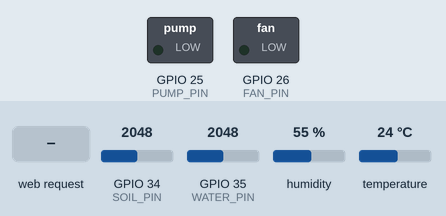
Recording of a sketch running on a simulated ESP32. Shown: switched loads named in the sketch (green lamp = pin HIGH). The test bench sets the inputs (shaded band); at power-on: GPIO 34 (SOIL_PIN) = 2048, GPIO 35 (WATER_PIN) = 2048, humidity 55 %, temperature 24 °C. What the sketch prints to the serial monitor is not drawn.

Above: at 1.2 s.
1.3 s: HTTP request GET /togglepump received
At 2.3 s:
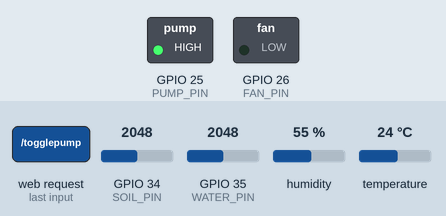
2.8 s: HTTP request GET /togglefan received
At 3.8 s:
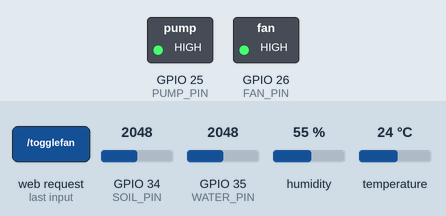
4.3 s: HTTP request GET /togglepump received
At 4.6 s:
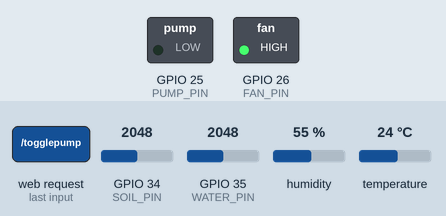
Timing chart, 0 to 7.3 s (numbered marks = the images above; inputs shaded):
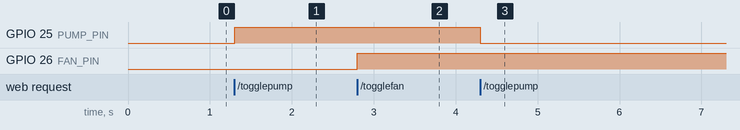

The sketch:

EcoGrow.ino
```cpp
#include <WiFi.h>
#include <WebServer.h>
#include <DHT.h>

// --- Pin Definitions ---
#define PUMP_PIN 25
#define FAN_PIN 26
#define DHTPIN 27
#define SOIL_PIN 34
#define WATER_PIN 35

#define DHTTYPE DHT11
DHT dht(DHTPIN, DHTTYPE);

WebServer server(80);

// --- Network Settings ---
const char* ssid = "EcoGrow";
const char* password = "password123";

IPAddress local_IP(192, 168, 100, 1);
IPAddress gateway(192, 168, 100, 1);
IPAddress subnet(255, 255, 255, 0);

// --- State Variables & Caching ---
bool pumpState = false;
bool fanState = false;

float lastGoodTemp = 0.0;
float lastGoodHum = 0.0;

// --- HTML & CSS Dashboard ---
const char index_html[] PROGMEM = R"rawliteral(
<!DOCTYPE html>
<html>
<head>
  <meta name="viewport" content="width=device-width, initial-scale=1">
  <title>EcoGrow Dashboard</title>
  <style>
    body { font-family: 'Segoe UI', Tahoma, Geneva, Verdana, sans-serif; background-color: #f4f7f6; margin: 0; padding: 20px; color: #333; }
    h2 { text-align: center; color: #2c3e50; font-size: 28px; }
    .grid { display: grid; grid-template-columns: repeat(auto-fit, minmax(250px, 1fr)); gap: 20px; max-width: 900px; margin: 0 auto; }
    .card { background: white; padding: 20px; border-radius: 12px; box-shadow: 0 4px 6px rgba(0,0,0,0.05); text-align: center; }
    .value { font-size: 32px; font-weight: bold; color: #27ae60; margin: 10px 0; }
    .label { color: #7f8c8d; font-size: 14px; text-transform: uppercase; letter-spacing: 1px; }
    .btn { background-color: #e74c3c; border: none; color: white; padding: 15px 32px; text-align: center; text-decoration: none; display: inline-block; font-size: 16px; margin: 10px 2px; cursor: pointer; border-radius: 8px; width: 100%; transition: 0.3s; font-weight: bold;}
    .btn.on { background-color: #27ae60; }
    .controls { display: grid; grid-template-columns: 1fr 1fr; gap: 20px; max-width: 900px; margin: 20px auto 0 auto; }
  </style>
</head>
<body>
  <h2>EcoGrow System</h2>
  
  <div class="grid">
    <div class="card">
      <div class="label">Temperature</div>
      <div class="value" id="temp">-- &deg;C</div>
    </div>
    <div class="card">
      <div class="label">Humidity</div>
      <div class="value" id="hum">-- %</div>
    </div>
    <div class="card">
      <div class="label">Soil Moisture</div>
      <div class="value" id="soil">-- %</div>
    </div>
    <div class="card">
      <div class="label">Water Reservoir</div>
      <div class="value" id="water">-- %</div>
    </div>
  </div>

  <div class="controls">
    <div class="card">
      <div class="label">Water Pump</div>
      <button id="pumpBtn" class="btn" onclick="toggleRelay('pump')">OFF</button>
    </div>
    <div class="card">
      <div class="label">Cooling Fan</div>
      <button id="fanBtn" class="btn" onclick="toggleRelay('fan')">OFF</button>
    </div>
  </div>

<script>
  function updateData() {
    fetch('/data')
      .then(response => response.json())
      .then(data => {
        document.getElementById('temp').innerHTML = data.temp + ' &deg;C';
        document.getElementById('hum').innerHTML = data.hum + ' %';
        document.getElementById('soil').innerHTML = data.soil + ' %';
        document.getElementById('water').innerHTML = data.water + ' %';
        
        updateButton('pumpBtn', data.pump);
        updateButton('fanBtn', data.fan);
      });
  }

  function toggleRelay(device) {
    fetch('/toggle' + device)
      .then(response => response.json())
      .then(data => {
        updateButton('pumpBtn', data.pump);
        updateButton('fanBtn', data.fan);
      });
  }

  function updateButton(id, state) {
    var btn = document.getElementById(id);
    if(state) {
      btn.className = 'btn on';
      btn.innerHTML = 'ON';
    } else {
      btn.className = 'btn';
      btn.innerHTML = 'OFF';
    }
  }

  setInterval(updateData, 2000);
  window.onload = updateData;
</script>
</body>
</html>
)rawliteral";

// --- Route Handlers ---
void handleRoot() {
  server.send(200, "text/html", index_html);
}

void handleData() {
  // Read DHT11
  float t = dht.readTemperature();
  float h = dht.readHumidity();
  
  // Software Recovery: If noise crashes the sensor, it returns NaN
  if (isnan(t) || isnan(h)) {
    // Force reset the sensor to recover it from the crash state
    dht.begin();
    // Fallback to the last known good values so the dashboard doesn't show 0 or NaN
    t = lastGoodTemp;
    h = lastGoodHum;
  } else {
    // Valid reading acquired, update our cache
    lastGoodTemp = t;
    lastGoodHum = h;
  }

  // Read Analog Sensors (ESP32 ADC is 0-4095)
  int soilRaw = analogRead(SOIL_PIN);
  int waterRaw = analogRead(WATER_PIN);

  // Convert to percentages 
  int soilPercent = map(soilRaw, 4095, 0, 0, 100); 
  soilPercent = constrain(soilPercent, 0, 100);

  int waterPercent = map(waterRaw, 0, 4095, 0, 100);
  waterPercent = constrain(waterPercent, 0, 100);

  // Build JSON response
  String json = "{";
  json += "\"temp\":" + String(t, 1) + ",";
  json += "\"hum\":" + String(h, 1) + ",";
  json += "\"soil\":" + String(soilPercent) + ",";
  json += "\"water\":" + String(waterPercent) + ",";
  json += "\"pump\":" + String(pumpState ? "true" : "false") + ",";
  json += "\"fan\":" + String(fanState ? "true" : "false");
  json += "}";
  
  server.send(200, "application/json", json);
}

void handleTogglePump() {
  pumpState = !pumpState;
  digitalWrite(PUMP_PIN, pumpState ? HIGH : LOW);
  handleData(); 
}

void handleToggleFan() {
  fanState = !fanState;
  digitalWrite(FAN_PIN, fanState ? HIGH : LOW);
  handleData(); 
}

void setup() {
  Serial.begin(115200);

  // Initialize Pins
  pinMode(PUMP_PIN, OUTPUT);
  pinMode(FAN_PIN, OUTPUT);
  digitalWrite(PUMP_PIN, LOW);
  digitalWrite(FAN_PIN, LOW);

  // Initialize Sensors
  dht.begin();

  // Setup Wi-Fi Access Point
  Serial.println("Configuring Access Point...");
  WiFi.softAPConfig(local_IP, gateway, subnet);
  WiFi.softAP(ssid, password);
  
  Serial.print("AP IP address: ");
  Serial.println(WiFi.softAPIP());

  // Setup Web Server Routes
  server.on("/", HTTP_GET, handleRoot);
  server.on("/data", HTTP_GET, handleData);
  server.on("/togglepump", HTTP_GET, handleTogglePump);
  server.on("/togglefan", HTTP_GET, handleToggleFan);

  server.begin();
  Serial.println("HTTP server started");
}

void loop() {
  server.handleClient();
}
```

Measured:
- after the input at 1.3 s, GPIO 25 (PUMP_PIN): LOW → HIGH at once
- after the input at 2.8 s, GPIO 26 (FAN_PIN): LOW → HIGH at once
- after the input at 4.3 s, GPIO 25 (PUMP_PIN): HIGH → LOW at once
